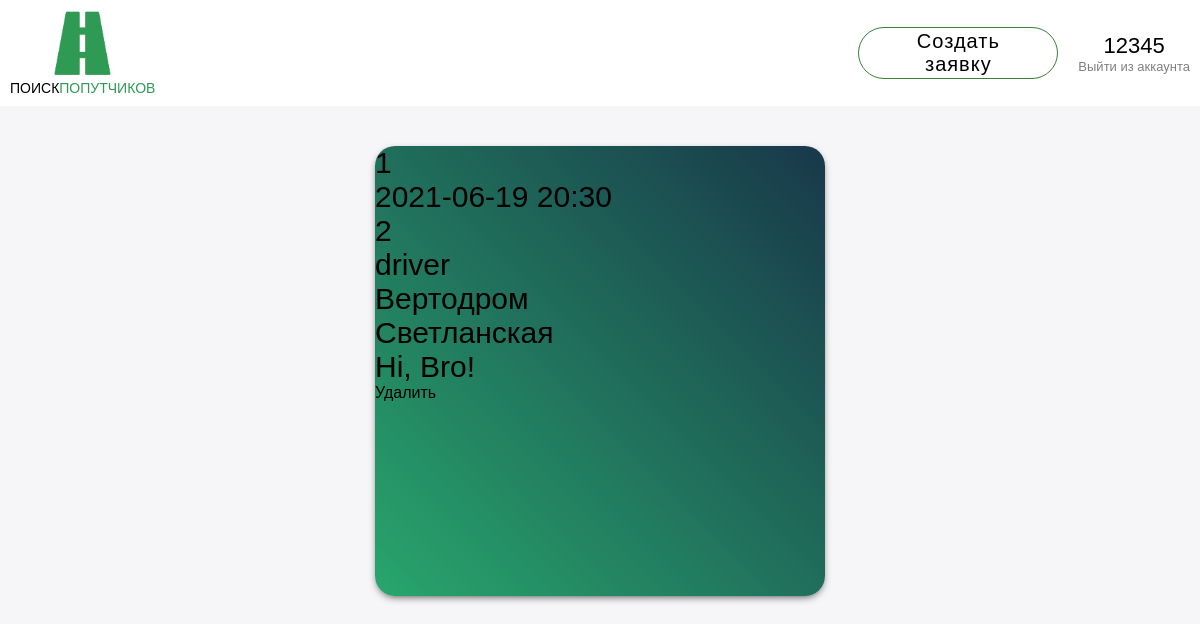
Page /posts/2 (signed in) on the earlier database version.
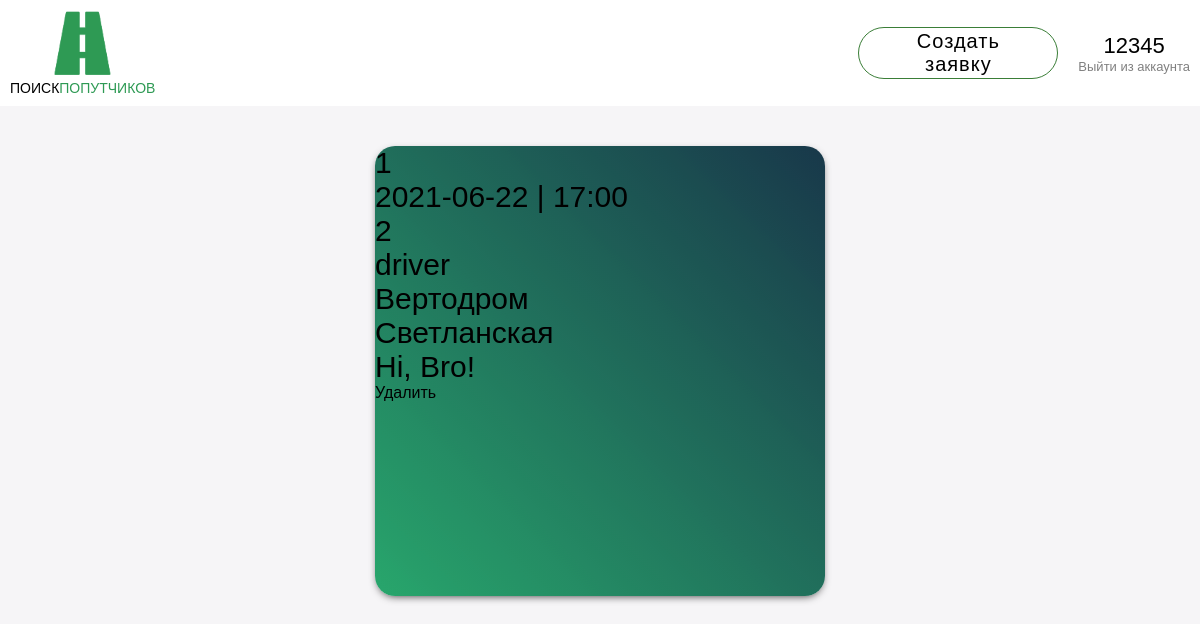
Same page on the later database version.
### tables this page shows
CREATE TABLE posts (
    id INTEGER PRIMARY KEY AUTOINCREMENT,
    isDriver BOOLEAN,
    isType TEXT,
    idPerson INTEGER,
    idBeginPoint TEXT,
    idEndPoint TEXT,
    time DATETIME DEFAULT CURRENT_TIMESTAMP,
    text TEXT,
    driverName TEXT,
    FOREIGN KEY (idPerson) REFERENCES persons (id) 
     
);

### view.py (the view)
@app.route('/posts/<int:id>')
def about(id):
    if 'userLogged' in session:
        if db.check_id(id):
            return render_template('post.html', post=db.get_post(id), messages=db.get_comments(id))
        return render_template('page404.html')
    return redirect(url_for('index'))

### db/database.py (called while the page is built)
    def get_db_connection(self):
        conn = sqlite3.connect(self.database_name)
        conn.row_factory = sqlite3.Row
        return conn

    def get_post(self, id):
        with self.get_db_connection() as conn:
            post = conn.execute(POST_QUERY, [id]).fetchone()
        return post

    def get_comments(self, idPost):
        with self.get_db_connection() as conn:
            comments = conn.execute(GET_COMMENTS_BY_ID_POST, [idPost]).fetchall()
        return comments

    def check_id(self, id):
        try:
            print(*self.get_post(id))
        except:
            return False
        return True

### templates/post.html (shortened to what this page needs)
{% extends 'base.html' %}
{% block content %}
    <div class="container-2">
        <div class="{{ post.isType }}">
            <div class="text-in-card">{{ post.isDriver }}</div>
            <div class="text-in-card">{{ post.time }}</div>
            <div class="text-in-card">{{ post.id }}</div>
            <div class="text-in-card">{{ post.isType }}</div>
            <div class="text-in-card">{{ post.idBeginPoint }}</div>
            <div class="text-in-card">{{ post.idEndPoint }}</div>
            <div class="text-in-card">{{ post.text }}</div>
            <a class="delete" href="{{ url_for('delete_post', id=post.id, name=post.driverName)}}">Удалить</a>
        </div>
    </div>
{% endblock %}

Differences in the rows shown:
changed posts "driver": time "2021-06-19 20:30" → "2021-06-22 | 17:00"
